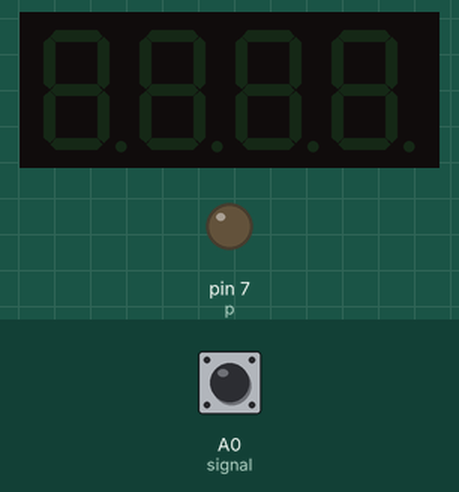
Simulated run of this sketch. Board: Arduino Uno, built with avr-gcc and run on an emulated ATmega328P. Parts: 4-digit seven-segment display, output pins drawn as LEDs (lit = HIGH). Wiring (inferred from the names in the program): 4-digit 7-segment display, segments lit when HIGH: segments pin 8, pin 9, pin 6, pin 4, pin 3, pin 2, pin 5; digit selects pin 10, pin 11, pin 12, pin 13. Inputs (shaded band) come from the test bench; at power-on: A0 (signal) HIGH. The segment pins are drawn as the display they are named for; pins used as bus, display or sensor lines are not drawn.

Above: at 1.2 s.
1.3 s: A0 (signal) pulled LOW for 0.15 s
At 3.9 s:
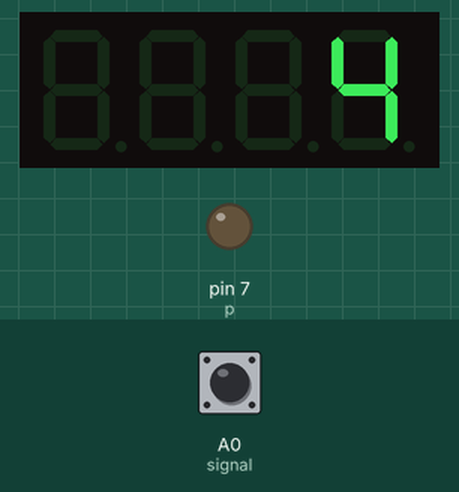
4.3 s: A0 (signal) pulled LOW for 1 s
At 6.12 s:
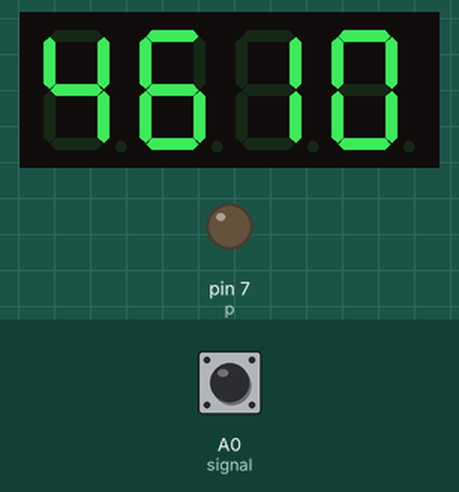
7.9 s: A0 (signal) pulled LOW for 3.2 s
At 11.31 s:
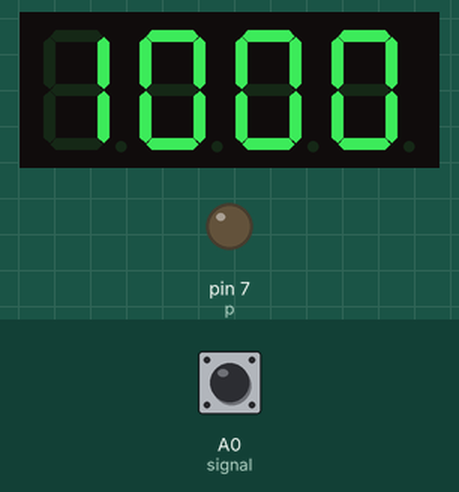
12.8 s: A0 (signal) pulled LOW for 0.15 s
At 13.47 s:
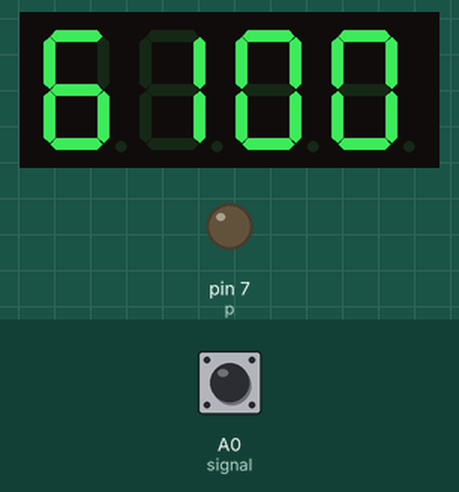
Timing chart, 0 to 15.8 s (numbered marks = the images above; inputs shaded):
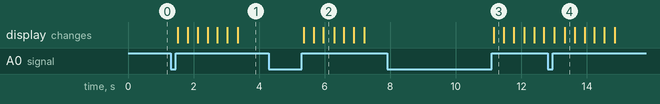

The sketch:

SEVEN_SEG_ARDUINO_CODE.ino
```cpp
#define signal A0
//SEVEN SEGMENT DISPLAY OUTPUT PINS
  //ON THE DISPLAY PCP THE LOWER LEFT PIN IS 1 AND THE UPPER RIGHT PIN IS 12
  //   A
  //F     B
  //   G
  //E     C
  //   D   P
int a = 8; // display pin 11
int b = 9; // display pin 7
int c = 6; // display pin 4
int d = 4; // display pin 2
int e = 3; // display pin 1
int f = 2; // display pin 10
int g = 5; // display pin 5
int p = 7; // display pin 3

int digit4 = 13; // display pin 6
int digit3 = 12; // display pin 8
int digit2 = 11; // display pin 9
int digit1 = 10; // display pin 12
//END SEVEN SEGMENT DISPLAY OUTPUT PINS

int displayNum;

void setup()
{
  //mySerial.begin(4800);
  pinMode(a, OUTPUT);
  pinMode(b, OUTPUT);
  pinMode(c, OUTPUT);
  pinMode(d, OUTPUT);
  pinMode(e, OUTPUT);
  pinMode(f, OUTPUT);
  pinMode(g, OUTPUT);
  pinMode(p, OUTPUT);
  pinMode(digit1, OUTPUT);
  pinMode(digit2, OUTPUT);
  pinMode(digit3, OUTPUT);
  pinMode(digit4, OUTPUT);
  pinMode(signal, INPUT);
  digitalWrite(signal, HIGH);
}

void loop()
{
  int time;
  while(digitalRead(signal))
  {
  }
  time = millis();
  while(!digitalRead(signal))
  {
  }
  time = millis() - time;
  if(time < 5)
  {
    writeSevenSeg(461);
  }
  if(time > 5)
  {
    partyMode();
  }
}

void writeSevenSeg(int i)
{
  int thousands = i / 1000;
  int hundreds = (i - (1000 * thousands)) / 100;
  int tens = (i - (1000 * thousands) - (100 * hundreds)) / 10;
  int ones = (i - (1000 * thousands) - (100 * hundreds) - (10 * tens));
  int digits[] = {thousands, hundreds, tens, ones};
  for(int i = 0; i<4; i++)
  {
    delay(4);
    switch(i)
    {
      case 0:
        digitalWrite(digit1, LOW);
        digitalWrite(digit2, HIGH);
        digitalWrite(digit3, HIGH);
        digitalWrite(digit4, HIGH);
        break;
      case 1:
        digitalWrite(digit1, HIGH);
        digitalWrite(digit2, LOW);
        digitalWrite(digit3, HIGH);
        digitalWrite(digit4, HIGH);
        break;
      case 2:
        digitalWrite(digit1, HIGH);
        digitalWrite(digit2, HIGH);
        digitalWrite(digit3, LOW);
        digitalWrite(digit4, HIGH);
        break;
      case 3:
        digitalWrite(digit1, HIGH);
        digitalWrite(digit2, HIGH);
        digitalWrite(digit3, HIGH);
        digitalWrite(digit4, LOW);
        break;
    }
    switch(digits[i])
    {
      case 0:
      digitalWrite(a, HIGH);
      digitalWrite(b, HIGH);
      digitalWrite(c, HIGH);
      digitalWrite(d, HIGH);
      digitalWrite(e, HIGH);
      digitalWrite(f, HIGH);
      digitalWrite(g, LOW);
      break;
    case 1:
      digitalWrite(a, LOW);
      digitalWrite(b, HIGH);
      digitalWrite(c, HIGH);
      digitalWrite(d, LOW);
      digitalWrite(e, LOW);
      digitalWrite(f, LOW);
      digitalWrite(g, LOW);
      break;
    case 2:
      digitalWrite(a, HIGH);
      digitalWrite(b, HIGH);
      digitalWrite(c, LOW);
      digitalWrite(d, HIGH);
      digitalWrite(e, HIGH);
      digitalWrite(f, LOW);
      digitalWrite(g, HIGH);
      break;
    case 3:
      digitalWrite(a, HIGH);
      digitalWrite(b, HIGH);
      digitalWrite(c, HIGH);
      digitalWrite(d, HIGH);
      digitalWrite(e, LOW);
      digitalWrite(f, LOW);
      digitalWrite(g, HIGH);
      break;
    case 4:
      digitalWrite(a, LOW);
      digitalWrite(b, HIGH);
      digitalWrite(c, HIGH);
      digitalWrite(d, LOW);
      digitalWrite(e, LOW);
      digitalWrite(f, HIGH);
      digitalWrite(g, HIGH);
      break;
    case 5:
      digitalWrite(a, HIGH);
      digitalWrite(b, LOW);
      digitalWrite(c, HIGH);
      digitalWrite(d, HIGH);
      digitalWrite(e, LOW);
      digitalWrite(f, HIGH);
      digitalWrite(g, HIGH);
      break;
    case 6:
      digitalWrite(a, HIGH);
      digitalWrite(b, LOW);
      digitalWrite(c, HIGH);
      digitalWrite(d, HIGH);
      digitalWrite(e, HIGH);
      digitalWrite(f, HIGH);
      digitalWrite(g, HIGH);
      break;
    case 7:
      digitalWrite(a, HIGH);
      digitalWrite(b, HIGH);
      digitalWrite(c, HIGH);
      digitalWrite(d, LOW);
      digitalWrite(e, LOW);
      digitalWrite(f, LOW);
      digitalWrite(g, LOW);
      break;
    case 8:
      digitalWrite(a, HIGH);
      digitalWrite(b, HIGH);
      digitalWrite(c, HIGH);
      digitalWrite(d, HIGH);
      digitalWrite(e, HIGH);
      digitalWrite(f, HIGH);
      digitalWrite(g, HIGH);
      break;
    case 9:
      digitalWrite(a, HIGH);
      digitalWrite(b, HIGH);
      digitalWrite(c, HIGH);
      digitalWrite(d, LOW);
      digitalWrite(e, LOW);
      digitalWrite(f, HIGH);
      digitalWrite(g, HIGH);
      break;
    }
  }
}

void clearSevenSeg()
{
  digitalWrite(digit1, LOW);
  digitalWrite(digit2, LOW);
  digitalWrite(digit3, LOW);
  digitalWrite(digit4, LOW);
  digitalWrite(a, LOW);
  digitalWrite(b, LOW);
  digitalWrite(c, LOW);
  digitalWrite(d, LOW);
  digitalWrite(e, LOW);
  digitalWrite(f, LOW);
  digitalWrite(g, LOW);
  digitalWrite(p, LOW);
}

void partyMode()
{
  int ptime = millis();
  while(millis() - ptime < 300)
  {
    writeSevenSeg(1000);
  }
  while(millis() - ptime < 600)
  {
    writeSevenSeg(6100);
  }
  while(millis() - ptime < 900)
  {
    writeSevenSeg(4610);
  }
  while(millis() - ptime < 1200)
  {
    writeSevenSeg(461);
  }
  while(millis() - ptime < 1500)
  {
    writeSevenSeg(46);
  }
  while(millis() - ptime < 1800)
  {
    writeSevenSeg(4);
  }
}
```

Measured:
- after the input at 1.3 s, the display: first changes after 0.22 s (image 1 shows a later state)
- after the input at 4.3 s, the display: first changes after 1.1 s (image 2 shows a later state)
- after the input at 7.9 s, the display: changes after 3.3 s (image 3)
- after the input at 12.8 s, the display: first changes after 0.20 s (image 4 shows a later state)
